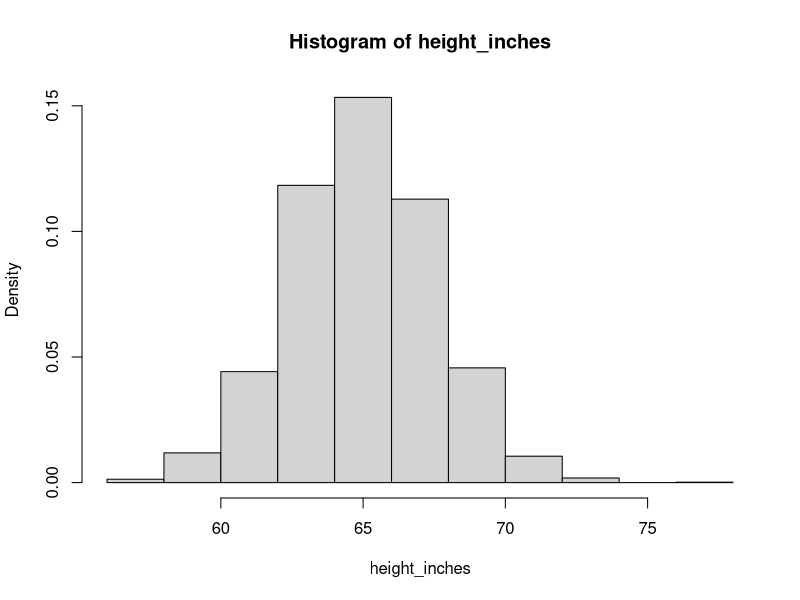
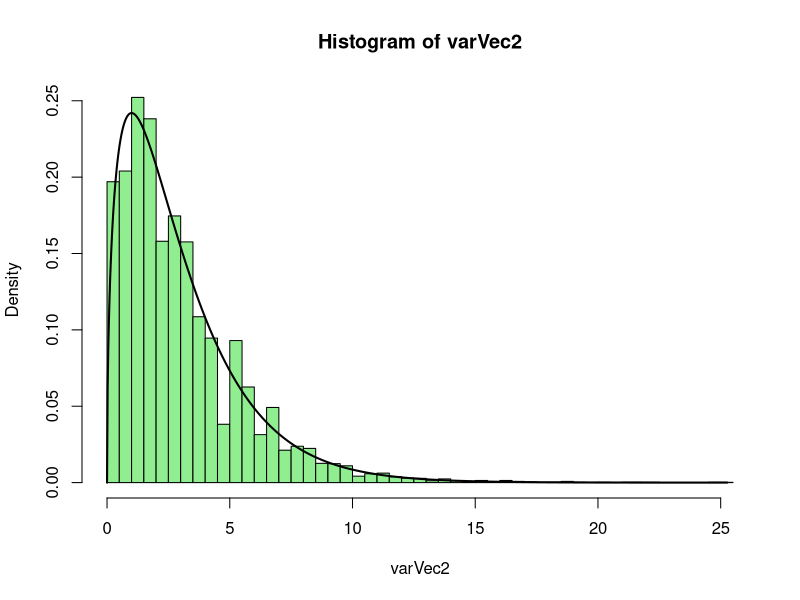
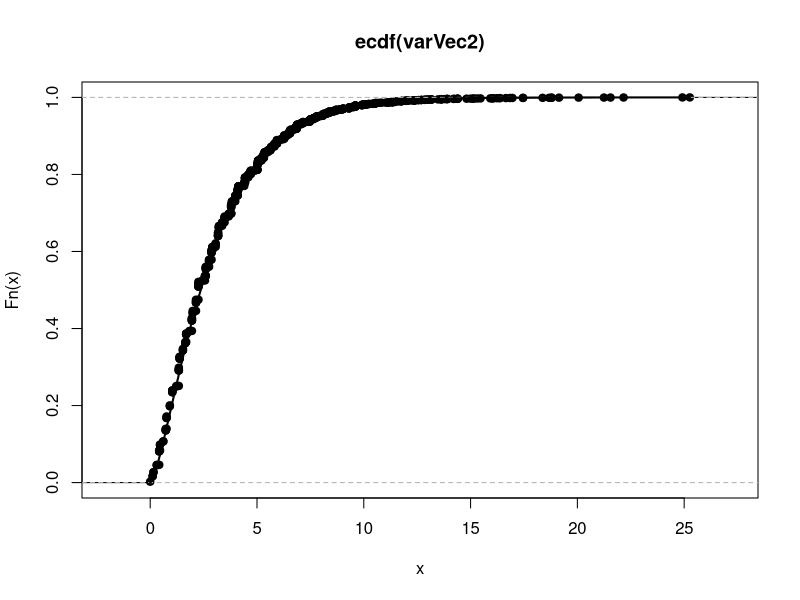

These charts were generated, in order, by the following R code:
## ---- chunk 1
pnorm(0.9) - pnorm(-0.9)
## ---- chunk 2
x <- c(3 < 5, 6 < 5) # logical results "combined" into a vector with c()
x
## ---- chunk 3
mean(x) # mean of logical vector is the proportion TRUE
## ---- chunk 4
Z <- rnorm(100000)
x <- (abs(Z) < 0.9) # big vector of logical results
mean(x)             # mean of logical vector is the proportion TRUE
## ---- chunk 5
Z <- rnorm(100000)
x <- (log(abs(Z)) > 0.5) # big vector of logical results
mean(x)                  # mean of logical vector is the proportion TRUE
## ---- chunk 6
set.seed(4302019)

#find the prob that the sample mean will be within 2 sq-in of the population mean

pnorm(1.5) - pnorm(-1.5)

Z <- rnorm(10000)
x <- (abs(Z) <= 1.5)
mean(x)

## ---- chunk 7
qnorm(.95)
## ---- chunk 8

set.seed(4302019)

n = 44
sd <- sqrt(4^2/n)

Z <- rnorm(10000, 0, sd)

x <- (abs(Z) <= 1)
mean(x)

## ---- chunk 9
my_prob <- function(delta, sigma, n){ # you can call your function anything you like
  prob <- pnorm(delta / sqrt(sigma ^ 2 / n)) - pnorm(-delta / sqrt(sigma ^ 2 / n)) 
  return(prob)
}
## ---- chunk 10
my_prob(0.3, 1, 9)
## ---- chunk 11
my_prob(sigma = 1, delta = 0.3, n = 9)
## ---- chunk 12
my_prob(0.3, 1, c(9, 10, 11, 12))
## ---- chunk 13
set.seed(4302019)
qprob <- function(delta, sigma, n){
  prob <- pnorm(delta / sqrt(sigma ^ 2 / n)) - pnorm(-delta / sqrt(sigma ^ 2 / n)) 
  return(prob)
}
## ---- chunk 14
## a)
qprob(.3, 1, 9)

## ---- chunk 15
## b)
qprob(.3,1,c(25,36,49,64))

## ---- chunk 16
## a)
## using qprob() from above
qprob(.3,2,9)

## ---- chunk 17
## b)
qprob(.3,2,c(25,26,49,64))

## ---- chunk 18
round(qnorm(c(0.025, 0.05, 0.95, 0.975)), 3)
## ---- chunk 19
ceiling(c(3.9, 41.1, 2.7))
## ---- chunk 20
set.seed(4302019)

nprob <- function(delta, sigma, p){
  n <- ceiling(((qnorm((1-p)/2)*sigma)/delta)^2)
  return(n)
}

## ---- chunk 21
nprob(.3, 1, .95)

## ---- chunk 22
nprob(1, 4, .9)

## ---- chunk 23
nprob(.5, sqrt(.4), .95)

## ---- chunk 24
nprob(1, sqrt(4.5), .95)

## ---- chunk 25
require(stats)
tmp <- as.numeric(colnames(crimtab)) / 2.54
height_inches <- as.numeric(rep(tmp, colSums(crimtab)))
## ---- chunk 26
set.seed(4302019)

require(stats)
tmp <- as.numeric(colnames(crimtab)) / 2.54
height_inches <- as.numeric(rep(tmp, colSums(crimtab)))

hist(height_inches,freq = FALSE)

varVec <- rep(0,10000)
for (i in seq(0,10000,1)) {
  varVec[i]<-var(sample(height_inches, 4, replace = T))
}
mean(varVec)
var(height_inches)

## ---- chunk 27
varVec2 <- varVec
for (i in seq(0,10000,1)) {
  varVec2[i] <- varVec[i]*3/mean(varVec)
  }
hist(varVec2, col="lightgreen", breaks = 40, freq = F)
x_vec <- seq(0,max(varVec2), length = 1000)
lines(x_vec, lwd="2", col="black", dchisq(x_vec, df = 3))
plot(ecdf(varVec2))
lines(x_vec, pchisq(x_vec, df=3), lwd="2", col="black")

## ---- chunk 28
qchisq(c(.005,.01,.025,.05,.1), df= 10 )
## ---- chunk 29
qchisq(df = seq(1,29,1), .05)
qchisq(df= seq(30,100, 10), .05)
## ---- chunk 30
1-pchisq(14.625,9)
## ---- chunk 31

# one sample

chi_sample <- rchisq(10, 9)
chi_sample
(var(chi_sample)/9)*0.04

